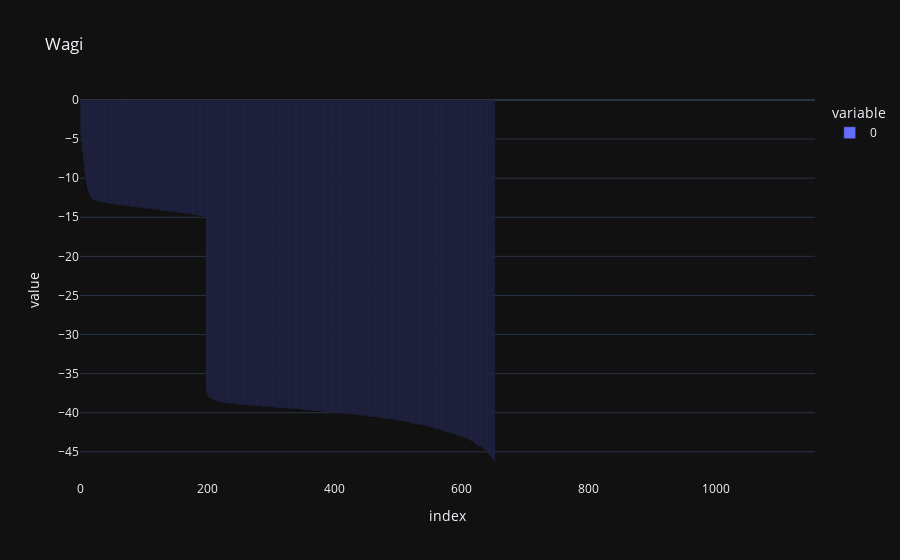

The notebook cell saved with this chart:
### Code cell
map_a.plotWeights(False).show()
# map_b.plotWeights(True).show()
# map_c.plotWeights(True).show()

### Figure 1 — Plotly figure (JSON) as saved in the notebook; plotly's stock layout.template omitted (floating-point values rounded to 4 significant figures; data arrays with more than 128 entries replaced by an {"elided": "..."} marker saying what was removed)
{"data": [{"alignmentgroup": "True", "hovertemplate": "variable=0<br>index=%{x}<br>value=%{y}<extra></extra>", "legendgroup": "0", "marker": {"color": "#636efa", "pattern": {"shape": ""}}, "name": "0", "offsetgroup": "0", "orientation": "v", "showlegend": true, "textposition": "auto", "x": {"elided": "1156 int values"}, "xaxis": "x", "y": {"elided": "1156 float values"}, "yaxis": "y", "type": "bar"}], "layout": {"xaxis": {"anchor": "y", "domain": [0.0, 1.0], "title": {"text": "index"}}, "yaxis": {"anchor": "x", "domain": [0.0, 1.0], "title": {"text": "value"}}, "legend": {"title": {"text": "variable"}, "tracegroupgap": 0}, "title": {"text": "Wagi"}, "barmode": "relative"}}
